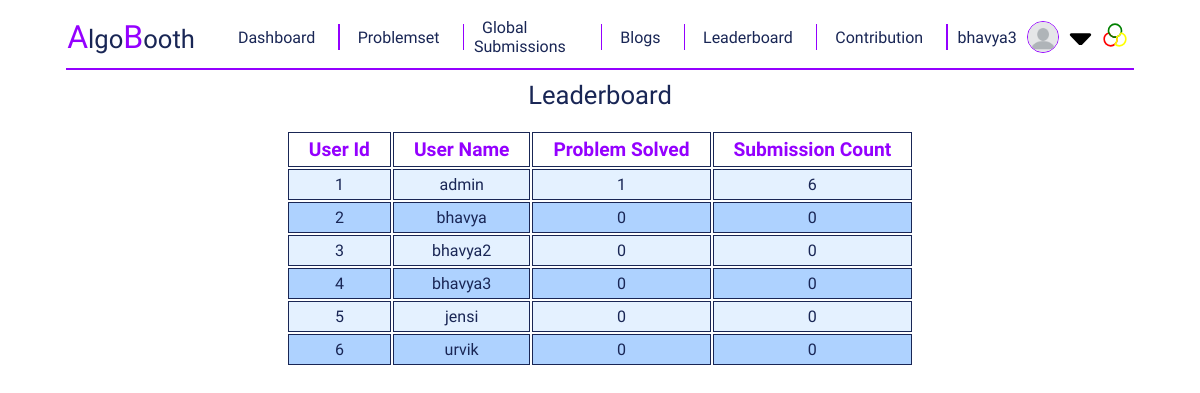
Page /problem/standing (signed in) on the earlier database version.
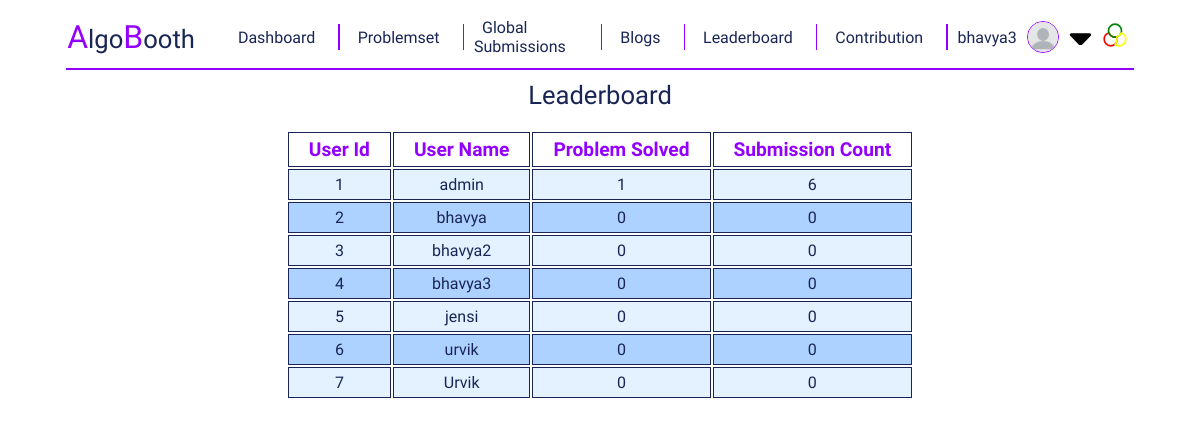
Same page on the later database version.
### register/models.py (models this page shows)
class CustomUser(AbstractUser):
    country = models.CharField(max_length=100,blank=True, null=True)
    university_name = models.CharField(max_length=100,blank=True, null=True)
    profile_image = models.ImageField(upload_to='profile_image/', blank=True, null=True,default='profile_image/blank-profile-picture.png')

### problemPage/views.py (the view)
# urls.py: path('standing' , standing , name = "standing_page"),
def standing(request) :
    users = CustomUser.objects.all()
    data = []
    for user in users :
        user_name = user
        user_id = user.id
        submission = Submission.objects.filter(user_id = user_id)
        submission_count = len(submission)
        problem_solved = Submission.objects.filter(user_id = user_id , verdict = getMessage(ACCEPTED)).values('problem_id').annotate(count = Count('problem_id')).count()
        data.append({
            "name" : user_name,
            "id" : user_id,
            "all" : submission_count,
            "ac" : problem_solved
        })
    data = sorted(data , key = lambda x : (-x['ac'] , -x['all']))
    return render(request , "standing_page.html" , {'data' : data})

### problemPage/config.py (called while the page is built)
def getMessage(id) :
    decode = {
        1 : "Compilation Error",
        2 : "Runtime Error",
        3 : "Wrong Answer",
        4 : "Time Limit Exceeded",
        5 : "Memory Limit Exceeded",
        6 : "Accepted"
    }
    return decode[id]

### problemPage/templates/standing_page.html (shortened to what this page needs)
{% extends "base.html" %}
{% load static %}
{% block add_css_file %}
    <link href='{% static "styles/standing_page.css" %}' rel="stylesheet">
{% endblock add_css_file %}
{% block content %}
    <div id = "standing-container">
        <div id = "header">
            Leaderboard
        </div>
        <div id = "standing-header" class = "submission-div">
            <table>
                <thead>
                    <th>User Id</th>
                    <th>User Name</th>
                    <th>Problem Solved</th>
                    <th>Submission Count</th>
                </thead>
                <tbody>
                    {% for row in data %}
                        <tr>
                            <td>{{row.id}}</td>
                            <td>{{row.name}}</td>
                            <td>{{row.ac}}</td>
                            <td>{{row.all}}</td>
                        </tr>
                    {% endfor %}
                </tbody>
            </table>
        </div>
    </div>
{% endblock content %}

### templates/base.html (shortened to what this page needs)
<!DOCTYPE html>
<html lang="en">
    <head>
        {% load static %}
        <link href='{% static "styles/base.css" %}' rel="stylesheet">
        <link href='{% static "styles/toast.css" %}' rel="stylesheet">
        {% block add_css_file %}{% endblock add_css_file %}
    </head>
    <body>
        <div id = "root">
            <div id = "navbar">
                <div id = "logo">
                    <span class = "special-char">A</span>lgo<span class = "special-char">B</span>ooth
                </div>
                <div id = "nav-item-div">
                    <div class = "nav-item">
                        <a href="{% url "dashboard" %}">Dashboard</a>
                    </div>
                    <div class = "nav-item">
                        <a href="{% url "problem_page" %}">Problemset</a>
                    </div>
                    <div class = "nav-item">
                        <a href="{% url "global_submissions" %}">Global Submissions</a>
                    </div>
                    <div class = "nav-item">
                        <a href="{% url "blog_page" %}">Blogs</a>
                    </div>
                    <div class = "nav-item">
                        <a href="{% url "standing_page" %}">Leaderboard</a>
                    </div>
                    <div class = "nav-item">
                        <a href="{% url "contribution_page" %}">Contribution</a>
                    </div>
                    {% if user.is_authenticated %}
                    <div class = "nav-item">
                        <div id = "my-select">
                            {{user}}
                            <img id = "profile-picture-nav" src="{{user.profile_image.url}}" alt="">
                            <img class = "icons" id = "drop-icon" src={% static "icons/drop.svg" %} alt="drop">
                        </div>
                    </div>
                    {%else%}
                    <div class = "vertical-line"></div>
                    <div class = "nav-item">
                        <a href="{% url "login" %}">Login</a>
                    </div>
                    {%endif%}
            </div>
            <div title = "Change Theme" class = "nav-item" id = "change-theme">
                <img class = "icons" src="{% static "icons/theme.svg" %}" alt="">
            </div>
            </div>
            <div class = "horizontal-line">
            </div>
            <div id = "container">
                {% block content %}{% endblock content %}
            </div>
        </div>
    </body>
</html>

Differences in the rows shown:
added CustomUser: id "7", name "Urvik", ac "0", all "0"
